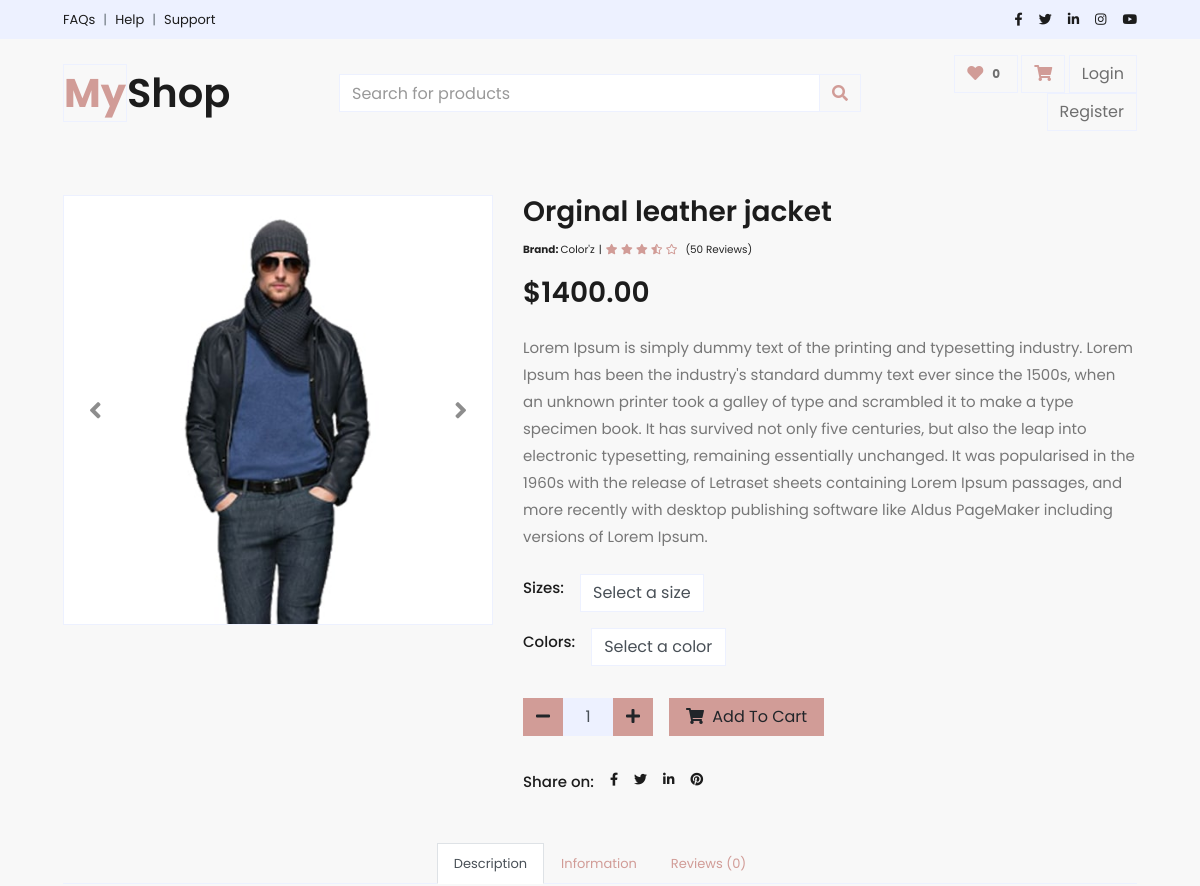
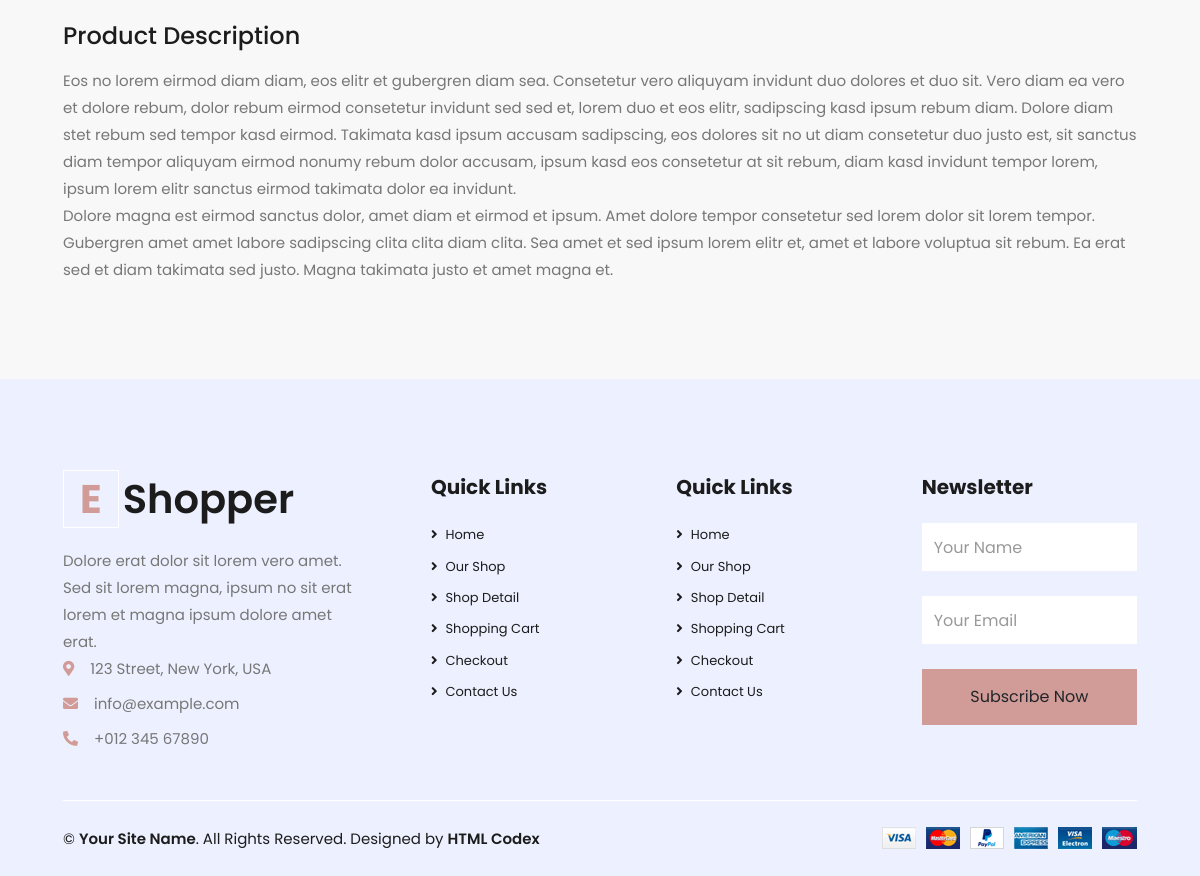
Screenshot of /product/mens-dresses/orginal-leather-jacket/ with the database file from the repository (2 pictures, top to bottom).
### products/models.py (models this page shows, shortened)
class Product(BaseModel):
    product_name = models.CharField(max_length = 100)
    slug = models.SlugField(unique=True, null=True, blank=True)
    category = models.ForeignKey(Category, on_delete = models.CASCADE, related_name="product_category")
    price = models.IntegerField()
    brand = models.CharField(max_length = 100, null = True)
    product_description = models.TextField(null = True)

class productImage(BaseModel):
    products = models.ForeignKey(Product, on_delete = models.CASCADE, related_name='product_images')
    image = models.ImageField(upload_to = "product")

### products/views.py (the view)
# urls.py: path('<slug>/<product_slug>/', product_details, name='product_details'),
def product_details(request, slug, product_slug):
    try:
        if Category.objects.filter(slug = slug):
            if Product.objects.filter(slug = product_slug):
                product = Product.objects.get(slug = product_slug)
                context = {'product': product}
            else:
                messages.warning(request, 'No Product found')
                return HttpResponseRedirect(request.path_info)
        else:
            messages.warning(request, 'No Category found')
            return HttpResponseRedirect(request.path_info)
        return render(request, 'products/product_details.html', context)
    except Exception as e:
        print(e)

### products/models.py (called while the page is built)
    def sizes(self):
        return super(variationManager, self).filter(variation = 'size')

    def colors(self):
        return super(variationManager, self).filter(variation = 'color')

### templates/products/product_details.html (shortened to what this page needs)
{% extends 'base/base.html' %}
{% block block_content %}
{% if product %}
<div class="container-fluid py-5">
    <div class="row px-xl-5">
        <div class="col-lg-5 pb-5">
            <div id="product-carousel" class="carousel slide" data-ride="carousel">
                <div class="carousel-inner border">
                    <div class="carousel-item active">
                        <img class="w-100 h-100" src="/media/{{product.product_images.first.image}}" alt="Image">
                    </div>
                </div>
                <a class="carousel-control-prev" href="#product-carousel" data-slide="prev">
                    <i class="fa fa-2x fa-angle-left text-dark"></i>
                </a>
                <a class="carousel-control-next" href="#product-carousel" data-slide="next">
                    <i class="fa fa-2x fa-angle-right text-dark"></i>
                </a>
            </div>
        </div>
        <div class="col-lg-7 pb-5">
            <h3 class="font-weight-semi-bold">{{product.product_name}}</h3>
            <div class="d-flex mb-3">
                <small class="pt-1"><b>Brand: </b> {{product.brand}} </small> <small class="pt-1 ml-1 mr-1">|</small>
                <div class="text-primary mr-2">
                    <small class="fas fa-star"></small>
                    <small class="fas fa-star"></small>
                    <small class="fas fa-star"></small>
                    <small class="fas fa-star-half-alt"></small>
                    <small class="far fa-star"></small>
                </div>
                <small class="pt-1">(50 Reviews)</small> <br>
            </div>
            <h3 class="font-weight-semi-bold mb-4">${{product.price}}.00</h3>
            <p class="mb-4">{{product.product_description}}</p>
            <form method="post" action = "{% url 'add_to_card' product.uid %}">
            {% if product.variationvalue_set.sizes %}
            <div class="d-flex mb-3">
                <p class="text-dark font-weight-medium mb-0 mr-3">Sizes:</p>
                <div class="details-filter-row details-row-size">
                    <div class="select-custom">
                        <select name="size" id="size" class="form-control">
                            <option value="#" selected="selected">Select a size</option>
                        </select>
                    </div>
                </div>
            </div>
            {% endif %}
            {% if product.variationvalue_set.colors %}
            <div class="d-flex mb-4">
                <p class="text-dark font-weight-medium mb-0 mr-3">Colors:</p>
                <div class="details-filter-row details-row-size">
                    <div class="select-custom">
                        <select name="color" id="size" class="form-control">
                            <option value="#" selected="selected">Select a color</option>
                        </select>
                    </div>
                </div>
            </div>
            {% endif %}
            <div class="d-flex align-items-center mb-4 pt-2">
                <div class="input-group quantity mr-3" style="width: 130px;">
                    <div class="input-group-btn">
                        <button class="btn btn-primary btn-minus" >
                        <i class="fa fa-minus"></i>
                        </button>
                    </div>
                    <input type="text" name="quantity" class="form-control bg-secondary text-center" value="1">
                    <div class="input-group-btn">
                        <button class="btn btn-primary btn-plus">
                            <i class="fa fa-plus"></i>
                        </button>
                    </div>
                </div>
                <button type="submit" class="btn btn-primary px-3"><i class="fa fa-shopping-cart mr-1"></i> Add To Cart</button>
            </div>
        </form>
            <div class="d-flex pt-2">
                <p class="text-dark font-weight-medium mb-0 mr-2">Share on:</p>
                <div class="d-inline-flex">
                    <a class="text-dark px-2" href="">
                        <i class="fab fa-facebook-f"></i>
                    </a>
                    <a class="text-dark px-2" href="">
                        <i class="fab fa-twitter"></i>
                    </a>
                    <a class="text-dark px-2" href="">
                        <i class="fab fa-linkedin-in"></i>
                    </a>
                    <a class="text-dark px-2" href="">
                        <i class="fab fa-pinterest"></i>
                    </a>
                </div>
            </div>
        </div>
    </div>
    <div class="row px-xl-5">
        <div class="col">
            <div class="nav nav-tabs justify-content-center border-secondary mb-4">
                <a class="nav-item nav-link active" data-toggle="tab" href="#tab-pane-1">Description</a>
                <a class="nav-item nav-link" data-toggle="tab" href="#tab-pane-2">Information</a>
                <a class="nav-item nav-link" data-toggle="tab" href="#tab-pane-3">Reviews (0)</a>
            </div>
            <div class="tab-content">
                <div class="tab-pane fade show active" id="tab-pane-1">
                    <h4 class="mb-3">Product Description</h4>
                    <p>Eos no lorem eirmod diam diam, eos elitr et gubergren diam sea. Consetetur vero aliquyam invidunt duo dolores et duo sit. Vero diam ea vero et dolore rebum, dolor rebum eirmod consetetur invidunt sed sed et, lorem duo et eos elitr, sadipscing kasd ipsum rebum diam. Dolore diam stet rebum sed tempor kasd eirmod. Takimata kasd ipsum accusam sadipscing, eos dolores sit no ut diam consetetur duo justo est, sit sanctus diam tempor aliquyam eirmod nonumy rebum dolor accusam, ipsum kasd eos consetetur at sit rebum, diam kasd invidunt tempor lorem, ipsum lorem elitr sanctus eirmod takimata dolor ea invidunt.</p>
                    <p>Dolore magna est eirmod sanctus dolor, amet diam et eirmod et ipsum. Amet dolore tempor consetetur sed lorem dolor sit lorem tempor. Gubergren amet amet labore sadipscing clita clita diam clita. Sea amet et sed ipsum lorem elitr et, amet et labore voluptua sit rebum. Ea erat sed et diam takimata sed justo. Magna takimata justo et amet magna et.</p>
                </div>
            </div>
        </div>
    </div>
</div>
{% endif %}
{% endblock block_content %}

### rows the page displays
Product: product_images.first.image (picture), product_name "Orginal leather jacket", brand "Color'z", price "1400", product_description "Lorem Ipsum is simply dummy text of the printing and typesetting industry. Lorem Ipsum has been the industry's standard dummy text ever since the 1500s, when an unknown printer took a galley of type and scrambled it to make a type specimen book. It has survived not only five centuries, but also the leap into electronic typesetting, remaining essentially unchanged. It was popularised in the 1960s with the release of Letraset sheets containing Lorem Ipsum passages, and more recently with desktop publishing software like Aldus PageMaker including versions of Lorem Ipsum."
